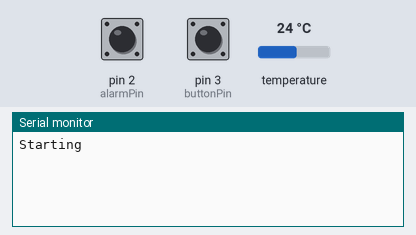
The sketch below on a simulated Arduino Uno, built with avr-gcc and run on an emulated ATmega328P. Parts: the last lines printed to the serial monitor. The inputs (shaded band) are chosen by the test bench; at power-on: pin 2 (alarmPin) HIGH, pin 3 (buttonPin) HIGH, temperature 24 °C. Sleep ends after the set time or at an interrupt; the local clock reads 2024-03-15 10:24:30 at power-on unless the sketch sets it; the modem accepts every AT command (registered, SIM ready, sends succeed) and sends nothing else.

Above: at 4.4 s.
4.5 s: pin 2 (alarmPin) pulled LOW for 3 s
9.0 s: pin 3 (buttonPin) pulled LOW for 3 s
13.5 s: temperature set to 12 °C
At 15.7 s:
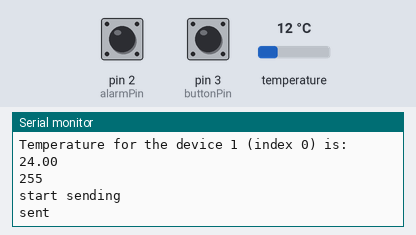
17.8 s: temperature set to 19 °C
At 21.1 s:
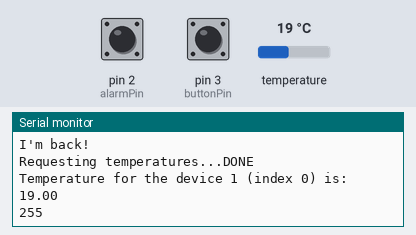

The sketch:

arduini_wakup_watchdog.ino
```cpp
#include <SoftwareSerial.h>
#include "RTClib.h"     // DS3231 library
#include <avr/sleep.h>  // AVR library for controlling the sleep modes
#include <OneWire.h>
#include <DallasTemperature.h>
#include<CayenneLPP.h>
#define ONE_WIRE_BUS 4
#define sensorPin A0
#define wetSoil 277   // Define max value we consider soil 'wet'
#define drySoil 380
const int alarmPin = 2; // Pin for monitoring alarm status on DS3231
const int buttonPin = 3; // Pin connected to the button
#define RX_PIN 6
#define TX_PIN 7
#define RE 8
#define DE 9
const byte ec[] = {0x01, 0x03, 0x00, 0x15, 0x00, 0x01, 0x95, 0xCE};
const byte salinity[] = {0x01, 0x03, 0x00, 0x14, 0x00, 0x01, 0xC4, 0x0E};
byte values[8];
bool i = false;
bool j = false;
CayenneLPP lpp(0);
RTC_DS3231 rtc;
SoftwareSerial mod(10, 11);
SoftwareSerial rakSerial(RX_PIN, TX_PIN);
OneWire  ds(4);
DallasTemperature sensors(&ds);

void setup () {
   // Start serial port for monitoring
  rakSerial.begin(115200);
  mod.begin(4800);
  Serial.begin(115200);
  pinMode(alarmPin, INPUT_PULLUP); // Set alarm pin as pullup
  pinMode(buttonPin, INPUT_PULLUP); // Set button pin as pullup
  pinMode(RE, OUTPUT);
  pinMode(DE, OUTPUT);
  delay(1200);
  if (!rtc.begin()) {
     Serial.println("Couldn't find RTC");
     Serial.flush();
     abort();
     sensors.begin();
   }

   rtc.disableAlarm(1);
   rtc.disableAlarm(2);
   rtc.clearAlarm(1);
   rtc.clearAlarm(2);

   rtc.writeSqwPinMode(DS3231_OFF); // Set SQW pin to alarm interrupt mode

  Serial.println("Starting");

  delay(2000);
}

void loop() {
  delay(2000);  // Wait 10 seconds before going to sleep
  if (!(i)) {Serial.println("button reset");}
  // Get current time and set alarm to a time to wake
  DateTime now = rtc.now();  // Get current time
  rtc.setAlarm1(now + TimeSpan(0, 0, 0, 10), DS3231_A1_Second); // In 10 seconds
  enterSleep();  // Go to sleep and wake up as per the alarm or button press
  float temp=mesuretemp();
  float sal=mesuresal();
  int counter = 0;

  sendTemperature(temp,sal);
  Serial.println("sent");
}

void enterSleep(){
  sleep_enable();                       // Enabling sleep mode
  set_sleep_mode(SLEEP_MODE_PWR_DOWN);  // Setting the sleep mode, in this case full sleep

  noInterrupts(); // Disable sleep mode when awakened                  // Disable interrupts
  attachInterrupt(digitalPinToInterrupt(alarmPin), alarm_ISR, LOW); // Attach interrupt for alarm
  attachInterrupt(digitalPinToInterrupt(buttonPin), button_ISR, FALLING); // Attach interrupt for button press
  interrupts();
  Serial.println("Going to sleep!");    // Print message to serial monitor
  Serial.flush();                       // Ensure all characters are sent to the serial monitor


  sleep_cpu();                          // Enter sleep mode
  if (i){
    i= false;
    delay(50);
    Serial.println("button wakeup !");
      Serial.flush();                       // Ensure all characters are sent to the serial monitor

  }
   if (j){
    j= false;
    delay(50);
    Serial.println("RTC wakeup !");
      Serial.flush();                       // Ensure all characters are sent to the serial monitor

  }
  sleep_disable();

  // Disable and clear alarm (if awakened by alarm)
  rtc.disableAlarm(1);
  rtc.clearAlarm(1);

  Serial.println("I'm back!");       // Print message to show we're back
  delay(3000);


}

void alarm_ISR() {
j = true;
  detachInterrupt(digitalPinToInterrupt(alarmPin));
}

void button_ISR() {
  i = true;
  detachInterrupt(digitalPinToInterrupt(buttonPin));
}
float mesuresal(){
 digitalWrite(DE, HIGH);
  digitalWrite(RE, HIGH);
  delay(10);
  if (mod.write(salinity, sizeof(salinity)) == 8)
  {
    digitalWrite(DE, LOW);
    digitalWrite(RE, LOW);
    for (byte i = 0; i < 7; i++)
    {
      values[i] = mod.read();
      //Serial.print(values[i], HEX);
    }
    //Serial.println();
  }
  int soil_salinity = int(values[4]);

  Serial.println(soil_salinity);

  delay(1000);
  return soil_salinity ;
  delay(1000);
}
float mesuretemp(){
 // call sensors.requestTemperatures() to issue a global temperature
  // request to all devices on the bus
  Serial.print("Requesting temperatures...");
  sensors.requestTemperatures(); // Send the command to get temperatures
  Serial.println("DONE");
  // After we got the temperatures, we can print them here.
  // We use the function ByIndex, and as an example get the temperature from the first sensor only.
  float tempC = sensors.getTempCByIndex(0);

  // Check if reading was successful
  if(tempC != DEVICE_DISCONNECTED_C)
  {
    Serial.print("Temperature for the device 1 (index 0) is: ");
    Serial.println(tempC);
  }
  else
  {
    Serial.println("Error: Could not read temperature data");
  }
return sensors.getTempCByIndex(0);
delay(1000);


}
void sendTemperature(float temperature , float salinity) {

  // Convert temperature to 2-byte hexadecimal string
  int tempValue = round(temperature*10); // Convert to integer (2534)
  String hexValue = String(tempValue, HEX); // Convert to hexadecimal (9E2)

  // Pad with zeros if necessary
  if (hexValue.length() < 4) {
    hexValue = "00" + hexValue;
  }
  int salValue = round(salinity*10); // Convert to integer (2534)
  String hexaValue = String(salValue, HEX); // Convert to hexadecimal (9E2)

  // Pad with zeros if necessary
  if (hexValue.length() < 4) {
    hexaValue = "00" + hexaValue;
  }
  delay(200);

  // Construct Cayenne LPP payload in hexadecimal format
  String payload = "0067" + hexValue+"0002" + hexaValue ; // Data Type (67 for temperature), Value (9E2)

  // Construct the AT command with the payload
  String atCommand = "at+send=lora:1:" + payload;
  rakSerial.println("at+join");
  delay(2000);
  // Send the AT command
  rakSerial.println(atCommand);

  // Wait for a response
  delay(2000); // Adjust delay as needed
  Serial.println("start sending");
  Serial.flush();
  delay(200);
  // Read and print the response
  if (rakSerial.available()) {
    String response = rakSerial.readStringUntil('\n');

    Serial.println(response);
  }

  delay(250); // Adjust delay as needed
}
```

Measured:
- after the input at 17.8 s, the serial monitor: prints a new line after 2.9 s (image 2)
